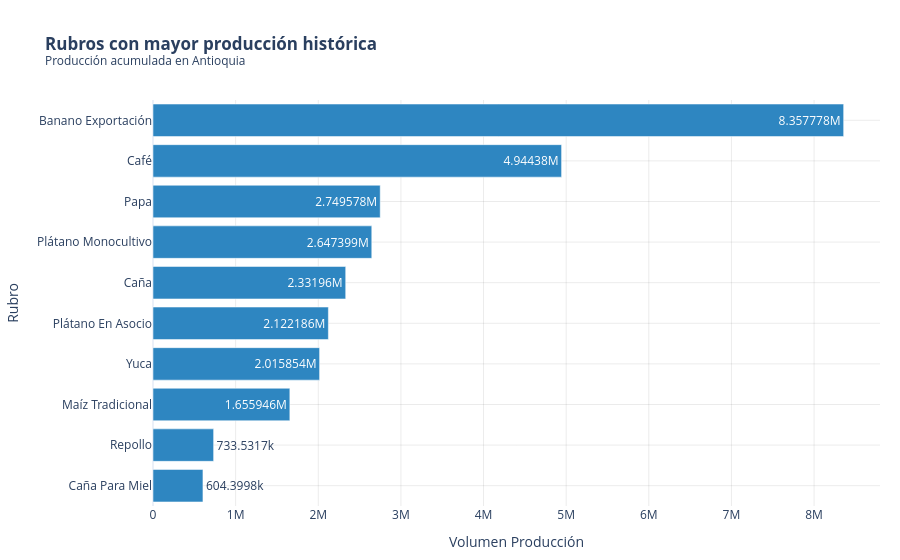

This figure's notebook cell:
### Code cell
#fig1 = func.grafica_top(df_volumen_area, columna_valor="Volumen Producción", titulo="Top 10 Volumen por Rubro Histórica")
fig = func.grafica_top(
    df_volumen_area,
    "Volumen Producción",
    "Rubros con mayor producción histórica",
    "Volumen de Producción acumulada en Antioquia"
)
fig.show()

### Figure 1 — Plotly figure (JSON) as saved in the notebook; plotly's stock layout.template omitted (floating-point values rounded to 4 significant figures)
{"data": [{"hovertemplate": "<b>Rubro:</b> %{y}<br><b>Valor:</b> %{x:,.0f}<extra></extra>", "legendgroup": "", "marker": {"color": "#2E86C1", "pattern": {"shape": ""}}, "name": "", "orientation": "h", "showlegend": false, "textposition": "auto", "texttemplate": "%{x}", "type": "bar", "x": [8358000.0, 4944000.0, 2750000.0, 2647000.0, 2332000.0, 2122000.0, 2016000.0, 1656000.0, 733500.0, 604400.0], "xaxis": "x", "y": ["Banano Exportación", "Café", "Papa", "Plátano Monocultivo", "Caña", "Plátano En Asocio", "Yuca", "Maíz Tradicional", "Repollo", "Caña Para Miel"], "yaxis": "y"}], "layout": {"barmode": "relative", "legend": {"orientation": "h", "tracegroupgap": 0, "x": 1, "xanchor": "right", "y": 1.02, "yanchor": "bottom"}, "margin": {"b": 20, "l": 20, "r": 20, "t": 100}, "title": {"text": "<b>Rubros con mayor producción histórica</b><br><sup>Producción acumulada en Antioquia</sup>"}, "xaxis": {"anchor": "y", "domain": [0, 1], "gridcolor": "rgba(0,0,0,0.08)", "gridwidth": 1, "showgrid": true, "title": {"text": "Volumen Producción"}}, "yaxis": {"anchor": "x", "categoryorder": "total ascending", "domain": [0, 1], "gridcolor": "rgba(0,0,0,0.08)", "gridwidth": 1, "showgrid": true, "title": {"text": "Rubro"}}}}
